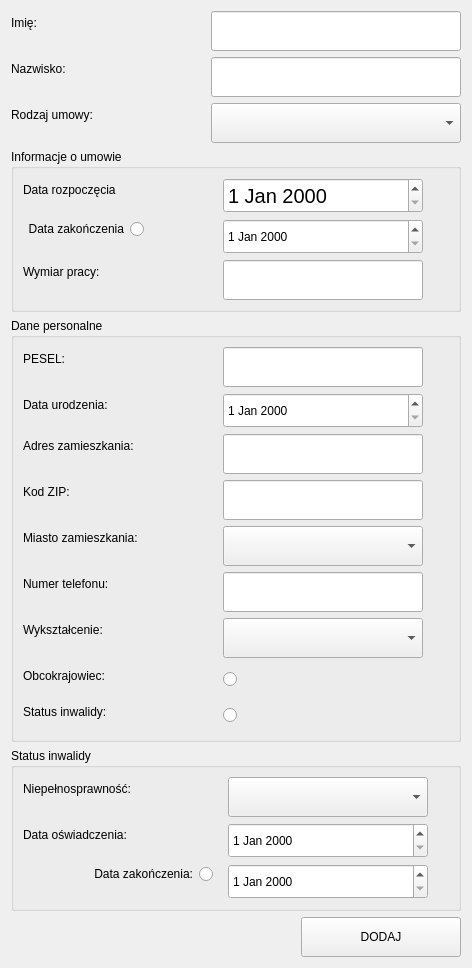
               <widget class="QWidget" name="data_input">
                <layout class="QVBoxLayout" name="verticalLayout">
                 <item>
                  <layout class="QVBoxLayout" name="verticalLayout_4">
                   <property name="leftMargin">
                    <number>0</number>
                   </property>
                   <item>
                    <layout class="QFormLayout" name="formLayout">
                     <property name="fieldGrowthPolicy">
                      <enum>QFormLayout::FieldsStayAtSizeHint</enum>
                     </property>
                     <property name="horizontalSpacing">
                      <number>15</number>
                     </property>
                     <property name="leftMargin">
                      <number>0</number>
                     </property>
                     <item row="0" column="0">
                      <widget class="QLabel" name="label">
                       <property name="minimumSize">
                        <size>
                         <width>185</width>
                         <height>0</height>
                        </size>
                       </property>
                       <property name="text">
                        <string>Imię:</string>
                       </property>
                      </widget>
                     </item>
                     <item row="1" column="0">
                      <widget class="QLabel" name="label_2">
                       <property name="minimumSize">
                        <size>
                         <width>185</width>
                         <height>0</height>
                        </size>
                       </property>
                       <property name="text">
                        <string>Nazwisko:</string>
                       </property>
                      </widget>
                     </item>
                     <item row="2" column="0">
                      <widget class="QLabel" name="label_3">
                       <property name="minimumSize">
                        <size>
                         <width>185</width>
                         <height>0</height>
                        </size>
                       </property>
                       <property name="text">
                        <string>Rodzaj umowy:</string>
                       </property>
                      </widget>
                     </item>
                     <item row="0" column="1">
                      <widget class="QLineEdit" name="le_nameAdd">
                       <property name="minimumSize">
                        <size>
                         <width>250</width>
                         <height>40</height>
                        </size>
                       </property>
                      </widget>
                     </item>
                     <item row="1" column="1">
                      <widget class="QLineEdit" name="le_lastnameAdd">
                       <property name="minimumSize">
                        <size>
                         <width>250</width>
                         <height>40</height>
                        </size>
                       </property>
                      </widget>
                     </item>
                     <item row="2" column="1">
                      <widget class="QComboBox" name="cb_contractAdd">
                       <property name="minimumSize">
                        <size>
                         <width>250</width>
                         <height>40</height>
                        </size>
                       </property>
                      </widget>
                     </item>
                    </layout>
                   </item>
                  </layout>
                 </item>
                 <item>
                  <widget class="QGroupBox" name="gB1_contract">
                   <property name="maximumSize">
                    <size>
                     <width>540</width>
                     <height>16777215</height>
                    </size>
                   </property>
                   <property name="title">
                    <string>Informacje o umowie</string>
                   </property>
                   <layout class="QVBoxLayout" name="verticalLayout_3">
                    <item>
                     <layout class="QFormLayout" name="formLayout_3">
                      <property name="sizeConstraint">
                       <enum>QLayout::SetDefaultConstraint</enum>
                      </property>
                      <property name="fieldGrowthPolicy">
                       <enum>QFormLayout::FieldsStayAtSizeHint</enum>
                      </property>
                      <property name="horizontalSpacing">
                       <number>15</number>
                      </property>
                      <item row="0" column="0">
                       <widget class="QLabel" name="label_4">
                        <property name="minimumSize">
                         <size>
                          <width>185</width>
                          <height>0</height>
                         </size>
                        </property>
                        <property name="text">
                         <string>Data rozpoczęcia</string>
                        </property>
                       </widget>
                      </item>
                      <item row="0" column="1">
                       <widget class="QDateEdit" name="date_contractStart">
                        <property name="minimumSize">
                         <size>
                          <width>200</width>
                          <height>35</height>
                         </size>
                        </property>
                        <property name="font">
                         <font>
                          <pointsize>15</pointsize>
                          <italic>false</italic>
                          <bold>false</bold>
                         </font>
                        </property>
                        <property name="accelerated">
                         <bool>false</bool>
                        </property>
                       </widget>
                      </item>
                      <item row="1" column="1">
                       <widget class="QDateEdit" name="date_contractEnd">
                        <property name="minimumSize">
                         <size>
                          <width>200</width>
                          <height>35</height>
                         </size>
                        </property>
                       </widget>
                      </item>
                      <item row="2" column="0">
                       <widget class="QLabel" name="label_5">
                        <property name="minimumSize">
                         <size>
                          <width>185</width>
                          <height>0</height>
                         </size>
                        </property>
                        <property name="text">
                         <string>Wymiar pracy:</string>
                        </property>
                       </widget>
                      </item>
                      <item row="2" column="1">
                       <widget class="QLineEdit" name="le_workTime">
                        <property name="minimumSize">
                         <size>
                          <width>200</width>
                          <height>40</height>
                         </size>
                        </property>
                       </widget>
                      </item>
                      <item row="1" column="0">
                       <widget class="QRadioButton" name="rb_contractEnd">
                        <property name="layoutDirection">
                         <enum>Qt::RightToLeft</enum>
                        </property>
                        <property name="text">
                         <string>Data zakończenia</string>
                        </property>
                       </widget>
                      </item>
                     </layout>
                    </item>
                   </layout>
                  </widget>
                 </item>
                 <item>
                  <widget class="QGroupBox" name="gB2_personalData">
                   <property name="maximumSize">
                    <size>
                     <width>540</width>
                     <height>16777215</height>
                    </size>
                   </property>
                   <property name="title">
                    <string>Dane personalne</string>
                   </property>
                   <layout class="QVBoxLayout" name="verticalLayout_5">
                    <item>
                     <layout class="QFormLayout" name="formLayout_4">
                      <property name="fieldGrowthPolicy">
                       <enum>QFormLayout::FieldsStayAtSizeHint</enum>
                      </property>
                      <property name="horizontalSpacing">
                       <number>15</number>
                      </property>
                      <item row="0" column="0">
                       <widget class="QLabel" name="label_14">
                        <property name="minimumSize">
                         <size>
                          <width>185</width>
                          <height>0</height>
                         </size>
                        </property>
                        <property name="text">
                         <string>PESEL:</string>
                        </property>
                       </widget>
                      </item>
                      <item row="0" column="1">
                       <widget class="QLineEdit" name="le_peselAdd">
                        <property name="minimumSize">
                         <size>
                          <width>200</width>
                          <height>40</height>
                         </size>
                        </property>
                       </widget>
                      </item>
                      <item row="1" column="0">
                       <widget class="QLabel" name="label_12">
                        <property name="minimumSize">
                         <size>
                          <width>185</width>
                          <height>0</height>
                         </size>
                        </property>
                        <property name="text">
                         <string>Data urodzenia:</string>
                        </property>
                       </widget>
                      </item>
                      <item row="2" column="0">
                       <widget class="QLabel" name="label_13">
                        <property name="minimumSize">
                         <size>
                          <width>185</width>
                          <height>0</height>
                         </size>
                        </property>
                        <property name="text">
                         <string>Adres zamieszkania:</string>
                        </property>
                       </widget>
                      </item>
                      <item row="3" column="0">
                       <widget class="QLabel" name="label_11">
                        <property name="minimumSize">
                         <size>
                          <width>185</width>
                          <height>0</height>
                         </size>
                        </property>
                        <property name="text">
                         <string>Kod ZIP:</string>
                        </property>
                       </widget>
                      </item>
                      <item row="4" column="0">
                       <widget class="QLabel" name="label_10">
                        <property name="minimumSize">
                         <size>
                          <width>185</width>
                          <height>0</height>
                         </size>
                        </property>
                        <property name="text">
                         <string>Miasto zamieszkania:</string>
                        </property>
                       </widget>
                      </item>
                      <item row="5" column="0">
                       <widget class="QLabel" name="label_9">
                        <property name="minimumSize">
                         <size>
                          <width>185</width>
                          <height>0</height>
                         </size>
                        </property>
                        <property name="text">
                         <string>Numer telefonu:</string>
                        </property>
                       </widget>
                      </item>
                      <item row="6" column="0">
                       <widget class="QLabel" name="label_18">
                        <property name="minimumSize">
                         <size>
                          <width>185</width>
                          <height>0</height>
                         </size>
                        </property>
                        <property name="text">
                         <string>Wykształcenie:</string>
                        </property>
                       </widget>
                      </item>
                      <item row="7" column="0">
                       <widget class="QLabel" name="label_7">
                        <property name="minimumSize">
                         <size>
                          <width>185</width>
                          <height>0</height>
                         </size>
                        </property>
                        <property name="text">
                         <string>Obcokrajowiec:</string>
                        </property>
                       </widget>
                      </item>
                      <item row="8" column="0">
                       <widget class="QLabel" name="label_8">
                        <property name="minimumSize">
                         <size>
                          <width>185</width>
                          <height>0</height>
                         </size>
                        </property>
                        <property name="text">
                         <string>Status inwalidy:</string>
                        </property>
                       </widget>
                      </item>
                      <item row="1" column="1">
                       <widget class="QDateEdit" name="date_birthdayAdd">
                        <property name="minimumSize">
                         <size>
                          <width>200</width>
                          <height>35</height>
                         </size>
                        </property>
                       </widget>
                      </item>
                      <item row="2" column="1">
                       <widget class="QLineEdit" name="le_addressAdd">
                        <property name="minimumSize">
                         <size>
                          <width>200</width>
                          <height>40</height>
                         </size>
                        </property>
                       </widget>
                      </item>
                      <item row="3" column="1">
                       <widget class="QLineEdit" name="le_zipAdd">
                        <property name="minimumSize">
                         <size>
                          <width>200</width>
                          <height>40</height>
                         </size>
                        </property>
                       </widget>
                      </item>
                      <item row="4" column="1">
                       <widget class="QComboBox" name="cb_cityAdd">
                        <property name="minimumSize">
                         <size>
                          <width>200</width>
                          <height>40</height>
                         </size>
                        </property>
                       </widget>
                      </item>
                      <item row="5" column="1">
                       <widget class="QLineEdit" name="le_phoneAdd">
                        <property name="minimumSize">
                         <size>
                          <width>200</width>
                          <height>40</height>
                         </size>
                        </property>
                       </widget>
                      </item>
                      <item row="6" column="1">
                       <widget class="QComboBox" name="cb_educationAdd">
                        <property name="minimumSize">
                         <size>
                          <width>200</width>
                          <height>40</height>
                         </size>
                        </property>
                       </widget>
                      </item>
                      <item row="7" column="1">
                       <widget class="QRadioButton" name="rb_foreigner">
                        <property name="minimumSize">
                         <size>
                          <width>200</width>
                          <height>30</height>
                         </size>
                        </property>
                        <property name="text">
                         <string/>
                        </property>
                        <property name="autoExclusive">
                         <bool>false</bool>
                        </property>
                       </widget>
                      </item>
                      <item row="8" column="1">
                       <widget class="QRadioButton" name="rb_invalid">
                        <property name="minimumSize">
                         <size>
                          <width>200</width>
                          <height>30</height>
                         </size>
                        </property>
                        <property name="text">
                         <string/>
                        </property>
                        <property name="autoExclusive">
                         <bool>false</bool>
                        </property>
                       </widget>
                      </item>
                     </layout>
                    </item>
                   </layout>
                  </widget>
                 </item>
                 <item>
                  <widget class="QGroupBox" name="gB3_disability">
                   <property name="maximumSize">
                    <size>
                     <width>540</width>
                     <height>16777215</height>
                    </size>
                   </property>
                   <property name="title">
                    <string>Status inwalidy</string>
                   </property>
                   <layout class="QVBoxLayout" name="verticalLayout_7">
                    <property name="sizeConstraint">
                     <enum>QLayout::SetDefaultConstraint</enum>
                    </property>
                    <item>
                     <layout class="QFormLayout" name="formLayout_5">
                      <property name="fieldGrowthPolicy">
                       <enum>QFormLayout::FieldsStayAtSizeHint</enum>
                      </property>
                      <property name="horizontalSpacing">
                       <number>15</number>
                      </property>
                      <item row="0" column="0">
                       <widget class="QLabel" name="label_15">
                        <property name="minimumSize">
                         <size>
                          <width>185</width>
                          <height>0</height>
                         </size>
                        </property>
                        <property name="text">
                         <string>Niepełnosprawność:</string>
                        </property>
                       </widget>
                      </item>
                      <item row="0" column="1">
                       <widget class="QComboBox" name="cb_disabilityAdd">
                        <property name="minimumSize">
                         <size>
                          <width>200</width>
                          <height>40</height>
                         </size>
                        </property>
                       </widget>
                      </item>
                      <item row="1" column="0">
                       <widget class="QLabel" name="label_16">
                        <property name="minimumSize">
                         <size>
                          <width>185</width>
                          <height>0</height>
                         </size>
                        </property>
                        <property name="text">
                         <string>Data oświadczenia:</string>
                        </property>
                       </widget>
                      </item>
                      <item row="1" column="1">
                       <widget class="QDateEdit" name="date_disabilityStart">
                        <property name="minimumSize">
                         <size>
                          <width>200</width>
                          <height>35</height>
                         </size>
                        </property>
                       </widget>
                      </item>
                      <item row="2" column="1">
                       <widget class="QDateEdit" name="date_disabilityEnd">
                        <property name="minimumSize">
                         <size>
                          <width>200</width>
                          <height>35</height>
                         </size>
                        </property>
                       </widget>
                      </item>
                      <item row="2" column="0">
                       <widget class="QRadioButton" name="rb_invalidEnd">
                        <property name="minimumSize">
                         <size>
                          <width>190</width>
                          <height>0</height>
                         </size>
                        </property>
                        <property name="layoutDirection">
                         <enum>Qt::RightToLeft</enum>
                        </property>
                        <property name="text">
                         <string>Data zakończenia:</string>
                        </property>
                       </widget>
                      </item>
                     </layout>
                    </item>
                   </layout>
                  </widget>
                 </item>
                 <item>
                  <layout class="QHBoxLayout" name="horizontalLayout_5">
                   <property name="rightMargin">
                    <number>0</number>
                   </property>
                   <item>
                    <spacer name="horizontalSpacer">
                     <property name="orientation">
                      <enum>Qt::Horizontal</enum>
                     </property>
                     <property name="sizeType">
                      <enum>QSizePolicy::Expanding</enum>
                     </property>
                     <property name="sizeHint" stdset="0">
                      <size>
                       <width>40</width>
                       <height>20</height>
                      </size>
                     </property>
                    </spacer>
                   </item>
                   <item>
                    <widget class="QPushButton" name="bt_addWorker">
                     <property name="sizePolicy">
                      <sizepolicy hsizetype="Preferred" vsizetype="Preferred">
                       <horstretch>0</horstretch>
                       <verstretch>0</verstretch>
                      </sizepolicy>
                     </property>
                     <property name="minimumSize">
                      <size>
                       <width>160</width>
                       <height>40</height>
                      </size>
                     </property>
                     <property name="maximumSize">
                      <size>
                       <width>160</width>
                       <height>50</height>
                      </size>
                     </property>
                     <property name="baseSize">
                      <size>
                       <width>300</width>
                       <height>50</height>
                      </size>
                     </property>
                     <property name="cursor">
                      <cursorShape>PointingHandCursor</cursorShape>
                     </property>
                     <property name="layoutDirection">
                      <enum>Qt::LeftToRight</enum>
                     </property>
                     <property name="text">
                      <string>DODAJ</string>
                     </property>
                     <property name="autoDefault">
                      <bool>false</bool>
                     </property>
                     <property name="default">
                      <bool>false</bool>
                     </property>
                    </widget>
                   </item>
                  </layout>
                 </item>
                </layout>
               </widget>
